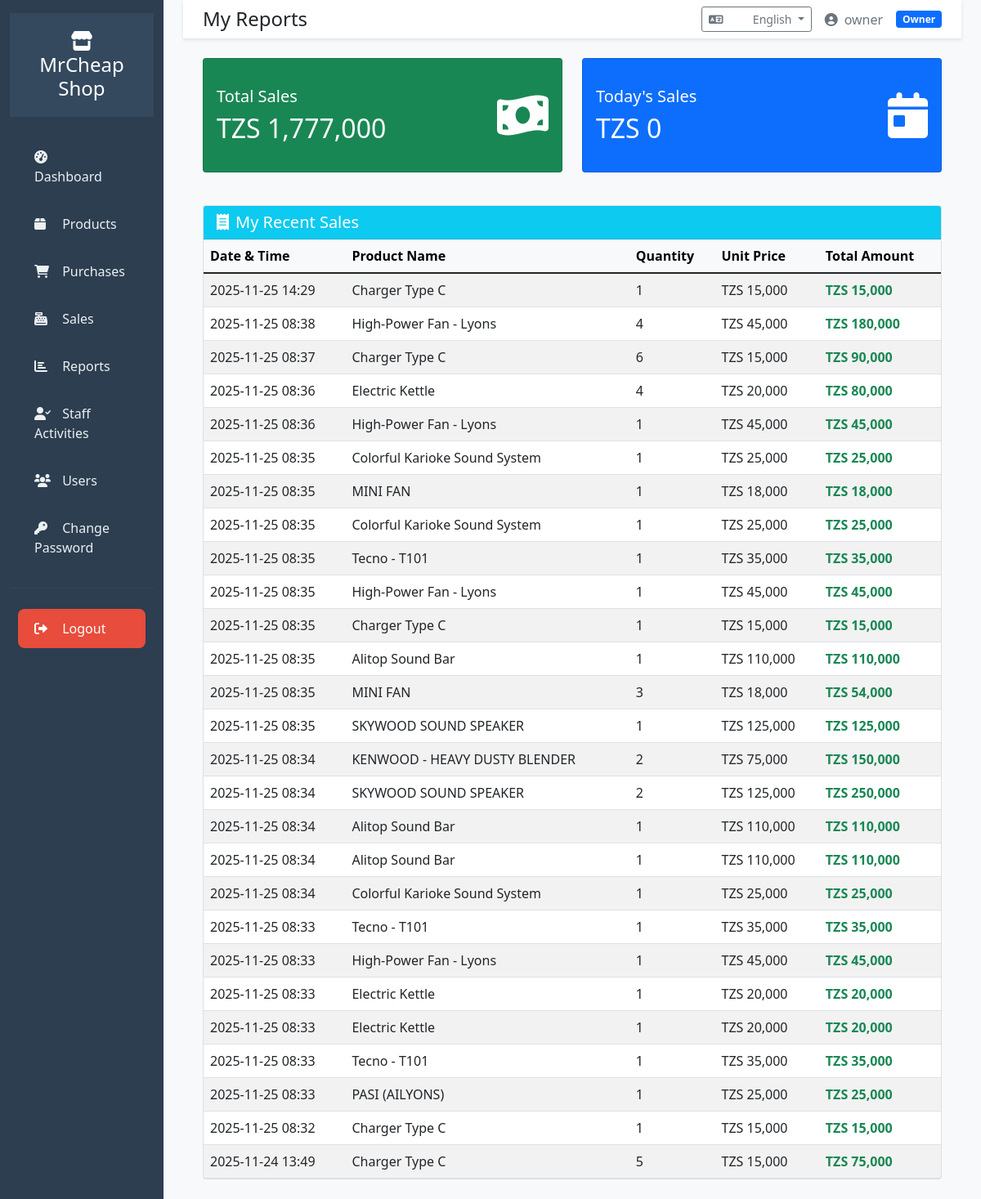
The page /staff_reports (signed in) on the database as committed earlier.
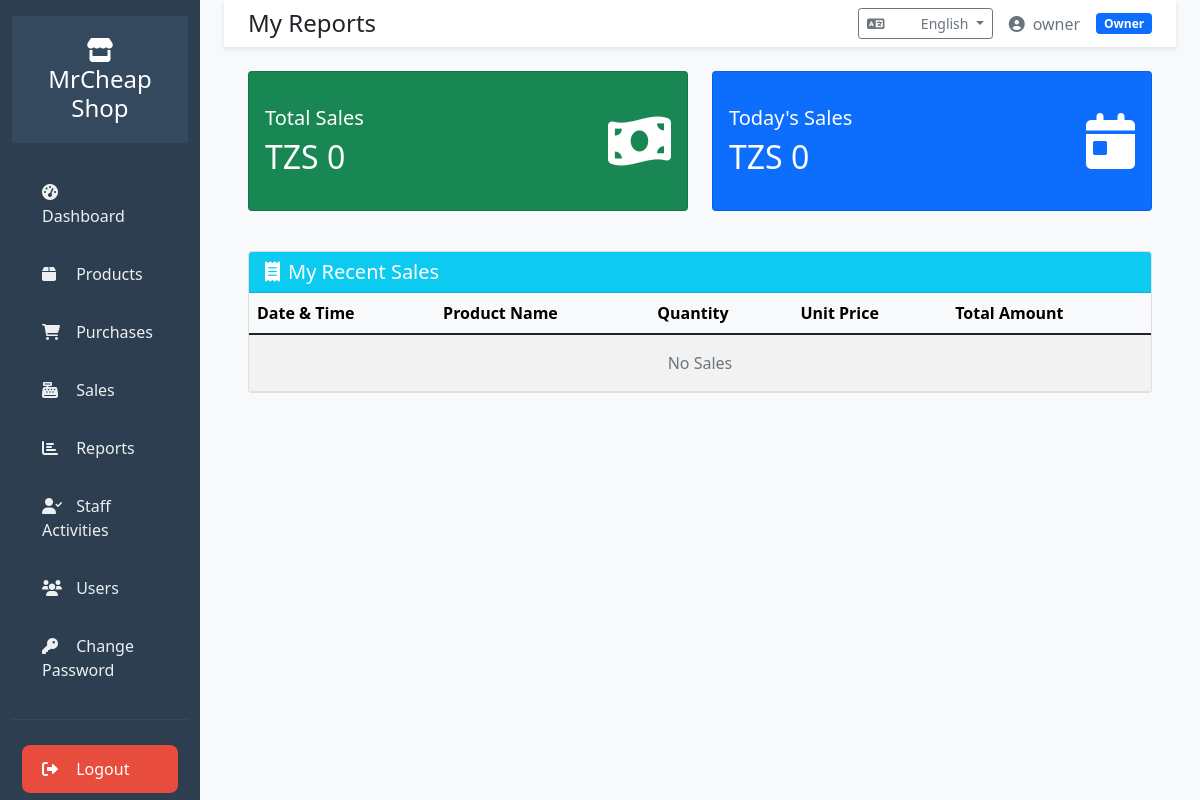
The same page on the database as committed later.
### app.py (models this page shows)
class Sale(db.Model):
    id = db.Column(db.Integer, primary_key=True)
    product_id = db.Column(db.Integer, db.ForeignKey('product.id'), nullable=False)
    quantity = db.Column(db.Integer, nullable=False)
    unit_price = db.Column(db.Float, nullable=False)
    total_amount = db.Column(db.Float, nullable=False)
    sale_date = db.Column(db.DateTime, default=datetime.utcnow)
    user_id = db.Column(db.Integer, db.ForeignKey('user.id'), nullable=False)
    product = db.relationship('Product', backref=db.backref('sales', lazy=True))

class Product(db.Model):
    id = db.Column(db.Integer, primary_key=True)
    name = db.Column(db.String(100), nullable=False)
    description = db.Column(db.Text)
    purchase_price = db.Column(db.Float, nullable=False)
    selling_price = db.Column(db.Float, nullable=False)
    stock_quantity = db.Column(db.Integer, default=0)
    min_stock = db.Column(db.Integer, default=5)
    created_at = db.Column(db.DateTime, default=datetime.utcnow)

### app.py (the view)
@app.route('/staff_reports')
@login_required
def staff_reports():
    sales_data = Sale.query.filter_by(user_id=current_user.id).order_by(Sale.sale_date.desc()).all()
    total_sales = sum(sale.total_amount for sale in sales_data)
    today = date.today()
    today_sales = Sale.query.filter(
        Sale.user_id == current_user.id,
        db.func.date(Sale.sale_date) == today
    ).all()
    today_revenue = sum(sale.total_amount for sale in today_sales)
    return render_template('staff_reports.html',
                         sales_data=sales_data,
                         total_sales=total_sales,
                         today_revenue=today_revenue)

### app.py (called while the page is built)
@login_manager.user_loader
def load_user(user_id):
    return User.query.get(int(user_id))

@app.before_request
def before_request():
    if 'language' not in session:
        session['language'] = 'en'
    g.language = session['language']
    g.languages = LANGUAGES

def get_text(key):
    return LANGUAGES.get(g.language, {}).get(key, key)

def format_currency(amount):
    return "TZS {:,.0f}".format(amount)

@app.context_processor
def utility_processor():
    return dict(format_currency=format_currency, get_text=get_text, current_language=g.language)

### templates/staff_reports.html (shortened to what this page needs)
{% extends "base.html" %}
{% block page_title %}{{ get_text('my_reports') }}{% endblock %}
{% block content %}
<div class="row mb-4">
    <div class="col-md-6">
        <div class="card text-white bg-success mb-3" style="height: 140px;">
            <div class="card-body d-flex flex-column justify-content-center">
                <div class="d-flex justify-content-between align-items-center">
                    <div>
                        <h5 class="card-title">{{ get_text('total_sales') }}</h5>
                        <h2 class="card-text">{{ format_currency(total_sales) }}</h2>
                    </div>
                    <div class="display-4">
                        <i class="fas fa-money-bill-wave"></i>
                    </div>
                </div>
            </div>
        </div>
    </div>
    <div class="col-md-6">
        <div class="card text-white bg-primary mb-3" style="height: 140px;">
            <div class="card-body d-flex flex-column justify-content-center">
                <div class="d-flex justify-content-between align-items-center">
                    <div>
                        <h5 class="card-title">{{ get_text('today_sales') }}</h5>
                        <h2 class="card-text">{{ format_currency(today_revenue) }}</h2>
                    </div>
                    <div class="display-4">
                        <i class="fas fa-calendar-day"></i>
                    </div>
                </div>
            </div>
        </div>
    </div>
</div>
<div class="card">
    <div class="card-header bg-info text-white">
        <h5 class="mb-0"><i class="fas fa-receipt me-2"></i>{{ get_text('my_recent_sales') }}</h5>
    </div>
    <div class="card-body p-0">
        <div class="table-responsive">
            <table class="table table-striped mb-0">
                <thead class="table-light">
                    <tr>
                        <th>{{ get_text('date') }} & {{ get_text('time') }}</th>
                        <th>{{ get_text('product_name') }}</th>
                        <th>{{ get_text('quantity') }}</th>
                        <th>{{ get_text('unit_price') }}</th>
                        <th>{{ get_text('total_amount') }}</th>
                    </tr>
                </thead>
                <tbody>
                    {% for sale in sales_data %}
                    <tr>
                        <td>{{ sale.sale_date.strftime('%Y-%m-%d %H:%M') }}</td>
                        <td>{{ sale.product.name }}</td>
                        <td>{{ sale.quantity }}</td>
                        <td>{{ format_currency(sale.unit_price) }}</td>
                        <td class="fw-bold text-success">{{ format_currency(sale.total_amount) }}</td>
                    </tr>
                    {% endfor %}
                    {% if not sales_data %}
                    <tr>
                        <td colspan="5" class="text-center text-muted py-3">{{ get_text('no_sales') }}</td>
                    </tr>
                    {% endif %}
                </tbody>
            </table>
        </div>
    </div>
</div>
{% endblock %}

Rows that differ between the two databases and show on the page:
removed Sale: sale_date "2025-11-25 14:29", product.name "Charger Type C", quantity "1", unit_price "TZS 15,000", total_amount "TZS 15,000"
removed Sale: sale_date "2025-11-25 08:38", product.name "High-Power Fan - Lyons", quantity "4", unit_price "TZS 45,000", total_amount "TZS 180,000"
removed Sale: sale_date "2025-11-25 08:37", product.name "Charger Type C", quantity "6", unit_price "TZS 15,000", total_amount "TZS 90,000"
removed Sale: sale_date "2025-11-25 08:36", product.name "Electric Kettle", quantity "4", unit_price "TZS 20,000", total_amount "TZS 80,000"
removed Sale: sale_date "2025-11-25 08:36", product.name "High-Power Fan - Lyons", quantity "1", unit_price "TZS 45,000", total_amount "TZS 45,000"
removed Sale: sale_date "2025-11-25 08:35", product.name "Colorful Karioke Sound System", quantity "1", unit_price "TZS 25,000", total_amount "TZS 25,000"
removed Sale: sale_date "2025-11-25 08:35", product.name "MINI FAN", quantity "1", unit_price "TZS 18,000", total_amount "TZS 18,000"
removed Sale: sale_date "2025-11-25 08:35", product.name "Colorful Karioke Sound System", quantity "1", unit_price "TZS 25,000", total_amount "TZS 25,000"
removed Sale: sale_date "2025-11-25 08:35", product.name "Tecno - T101", quantity "1", unit_price "TZS 35,000", total_amount "TZS 35,000"
removed Sale: sale_date "2025-11-25 08:35", product.name "High-Power Fan - Lyons", quantity "1", unit_price "TZS 45,000", total_amount "TZS 45,000"
removed Sale: sale_date "2025-11-25 08:35", product.name "Charger Type C", quantity "1", unit_price "TZS 15,000", total_amount "TZS 15,000"
removed Sale: sale_date "2025-11-25 08:35", product.name "Alitop Sound Bar", quantity "1", unit_price "TZS 110,000", total_amount "TZS 110,000"
removed Sale: sale_date "2025-11-25 08:35", product.name "MINI FAN", quantity "3", unit_price "TZS 18,000", total_amount "TZS 54,000"
removed Sale: sale_date "2025-11-25 08:35", product.name "SKYWOOD SOUND SPEAKER", quantity "1", unit_price "TZS 125,000", total_amount "TZS 125,000"
removed Sale: sale_date "2025-11-25 08:34", product.name "KENWOOD - HEAVY DUSTY BLENDER", quantity "2", unit_price "TZS 75,000", total_amount "TZS 150,000"
removed Sale: sale_date "2025-11-25 08:34", product.name "SKYWOOD SOUND SPEAKER", quantity "2", unit_price "TZS 125,000", total_amount "TZS 250,000"
removed Sale: sale_date "2025-11-25 08:34", product.name "Alitop Sound Bar", quantity "1", unit_price "TZS 110,000", total_amount "TZS 110,000"
removed Sale: sale_date "2025-11-25 08:34", product.name "Alitop Sound Bar", quantity "1", unit_price "TZS 110,000", total_amount "TZS 110,000"
removed Sale: sale_date "2025-11-25 08:34", product.name "Colorful Karioke Sound System", quantity "1", unit_price "TZS 25,000", total_amount "TZS 25,000"
removed Sale: sale_date "2025-11-25 08:33", product.name "Tecno - T101", quantity "1", unit_price "TZS 35,000", total_amount "TZS 35,000"
removed Sale: sale_date "2025-11-25 08:33", product.name "High-Power Fan - Lyons", quantity "1", unit_price "TZS 45,000", total_amount "TZS 45,000"
removed Sale: sale_date "2025-11-25 08:33", product.name "Electric Kettle", quantity "1", unit_price "TZS 20,000", total_amount "TZS 20,000"
removed Sale: sale_date "2025-11-25 08:33", product.name "Electric Kettle", quantity "1", unit_price "TZS 20,000", total_amount "TZS 20,000"
removed Sale: sale_date "2025-11-25 08:33", product.name "Tecno - T101", quantity "1", unit_price "TZS 35,000", total_amount "TZS 35,000"
removed Sale: sale_date "2025-11-25 08:33", product.name "PASI (AILYONS)", quantity "1", unit_price "TZS 25,000", total_amount "TZS 25,000"
removed Sale: sale_date "2025-11-25 08:32", product.name "Charger Type C", quantity "1", unit_price "TZS 15,000", total_amount "TZS 15,000"
removed Sale: sale_date "2025-11-24 13:49", product.name "Charger Type C", quantity "5", unit_price "TZS 15,000", total_amount "TZS 75,000"
Other text that changed with them:
{{ get_text('no_sales') }}: (not shown) → "No Sales"
text no longer shown: "TZS 1,777,000"
text now shown: "TZS 0"
